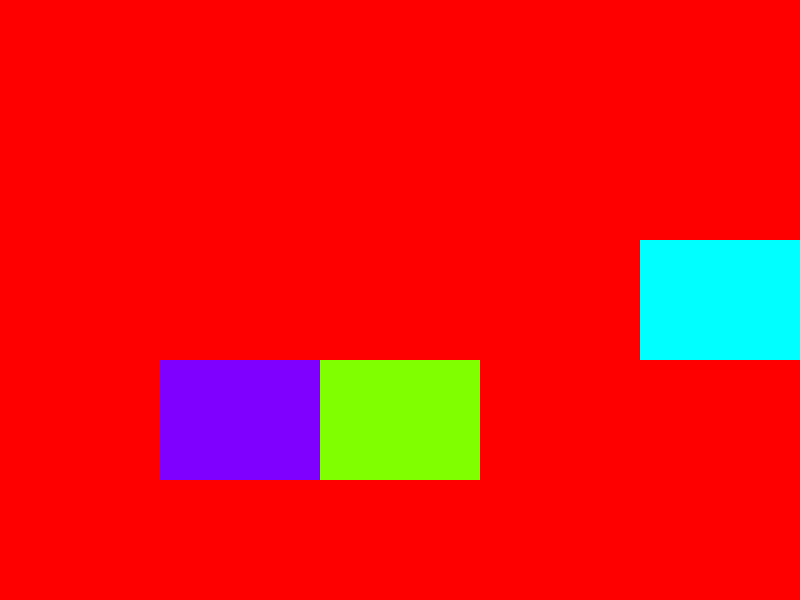
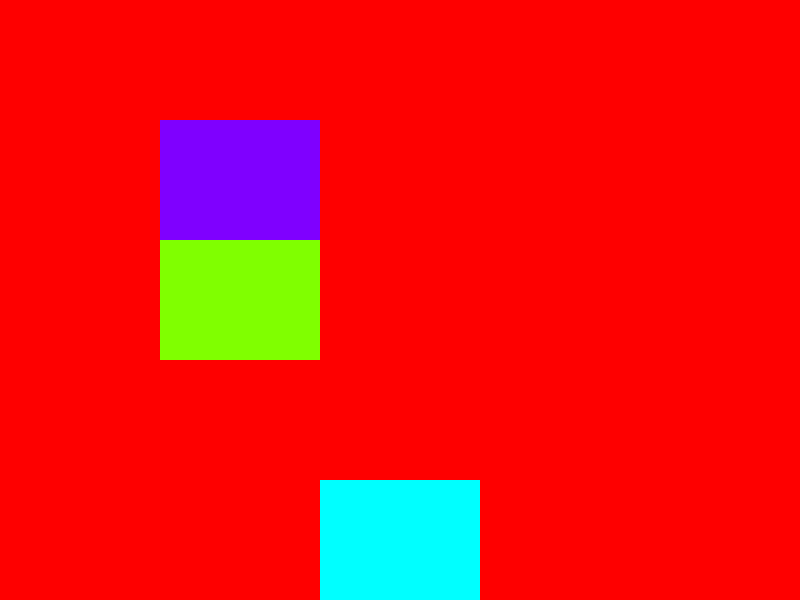

Write the R code that produced these figures, in order.
n <-  5
zona <- matrix(rep(0, n * n), nrow = n, ncol = n)
k <- 3
for (semilla in 1:k) {
    while (TRUE) { # hasta que hallamos una posicion vacia para la semilla
        fila <- sample(1:n, 1)
        columna <- sample(1:n, 1)
        if (zona[fila, columna] == 0) {
            zona[fila, columna] = semilla
            break
        }
    }
}
print(zona)
png("sinrotar.png")
par(mar = c(0,0,0,0)) # sin margen
# para opciones de colores, ver https://www.r-bloggers.com/color-palettes-in-r/
image(zona, col=rainbow(k+1), xaxt='n', yaxt='n')
graphics.off()

png("conrotar.png")
par(mar = c(0,0,0,0)) # sin margen
rotate <- function(x) t(apply(x, 2, rev))
image(rotate(zona), col=rainbow(k+1), xaxt='n', yaxt='n')
graphics.off()
